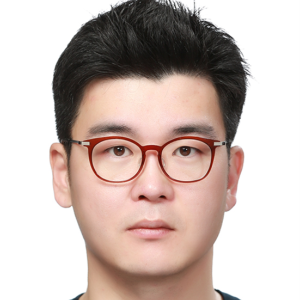
#> input picture selenium/2_vnext_investors/image/100_Aiden Kang.jpg, 300 x 300 px, found by its file name; its folder holds 4 pictures in this run
$ python image_reduce.py   (older library calls are emulated)
#> lines starting #> are read from the running program, lines starting #| are printed output that depends on the picture
from PIL import Image
import os
origin_files_path= "image"

def reduce_size():
    reduce_path = origin_files_path + "_reduce_size"
    if not os.path.exists(reduce_path):
        os.mkdir(reduce_path)

    filelist = os.listdir(origin_files_path)
    for file in filelist:
        image = Image.open(origin_files_path + "\\" + file)
#> image is the input picture: PIL image 300x300 RGBA; mean R, G, B, A 202.3, 186.4, 180.5, 254.5
        width, height = image.size
#> width = 300; height = 300
        target_height = 100 * height / width
#> target_height = 100
        image = image.resize((100, int(target_height)), Image.ANTIALIAS)
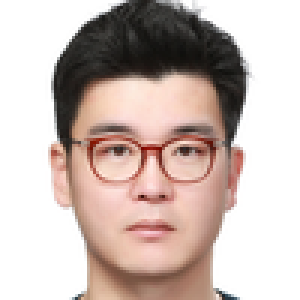
#> image: PIL image 100x100 RGBA (shown 3 times larger); mean R, G, B, A 202.2, 186.3, 180.4, 254.6; transparent parts drawn white
        image.save(reduce_path + "\\" + file, optimize=True, quality=95)
#> pass 2 of the loop in reduce_size, `for file in filelist:`:
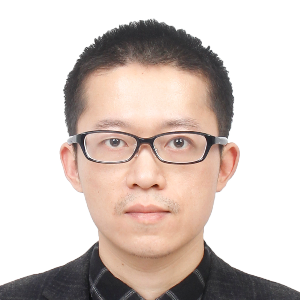
#> input picture selenium/2_vnext_investors/image/101_Xu LUO.jpg, 300 x 300 px, found by its file name
#> in reduce_size, image is the input picture: PIL image 300x300 RGBA; mean R, G, B, A 213, 200.4, 194.4, 255
#> in reduce_size, `image = image.resize((100, int(target_height)), Image.ANTIALIAS)`:
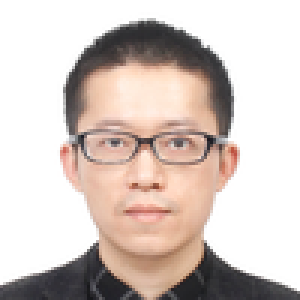
#> image: PIL image 100x100 RGBA (shown 3 times larger); mean R, G, B, A 212.9, 200.2, 194.3, 255
#> pass 3 of the loop in reduce_size, `for file in filelist:`:
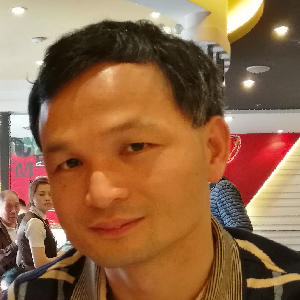
#> input picture selenium/2_vnext_investors/image/102_Bill Wu.jpg, 300 x 300 px, found by its file name
#> in reduce_size, image is the input picture: PIL image 300x300 RGBA; mean R, G, B, A 146, 104.2, 71, 255
#> in reduce_size, `image = image.resize((100, int(target_height)), Image.ANTIALIAS)`:
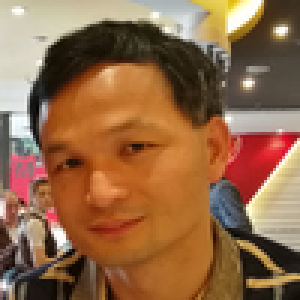
#> image: PIL image 100x100 RGBA (shown 3 times larger); mean R, G, B, A 145.9, 104.2, 71, 255
#> the loop made 4 passes; the first 3 are shown

reduce_size()
